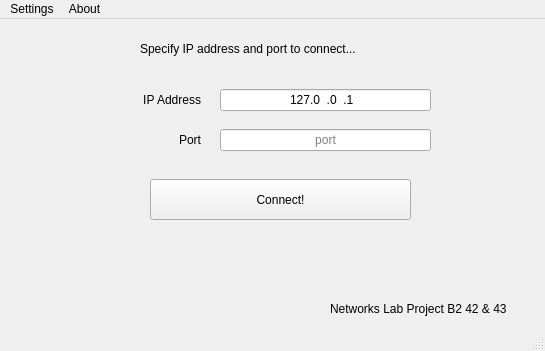
<?xml version="1.0" encoding="UTF-8"?>
<ui version="4.0">
 <class>EntryWindow</class>
 <widget class="QMainWindow" name="EntryWindow">
  <property name="geometry">
   <rect>
    <x>0</x>
    <y>0</y>
    <width>545</width>
    <height>351</height>
   </rect>
  </property>
  <property name="windowTitle">
   <string>EntryWindow</string>
  </property>
  <widget class="QWidget" name="centralWidget">
   <widget class="QPushButton" name="pushButton">
    <property name="geometry">
     <rect>
      <x>150</x>
      <y>160</y>
      <width>261</width>
      <height>41</height>
     </rect>
    </property>
    <property name="text">
     <string>Connect!</string>
    </property>
   </widget>
   <widget class="QLineEdit" name="ip_addr">
    <property name="geometry">
     <rect>
      <x>220</x>
      <y>70</y>
      <width>211</width>
      <height>22</height>
     </rect>
    </property>
    <property name="cursor">
     <cursorShape>IBeamCursor</cursorShape>
    </property>
    <property name="inputMask">
     <string>000.000.000.000</string>
    </property>
    <property name="text">
     <string>127.0.0.1</string>
    </property>
    <property name="maxLength">
     <number>15</number>
    </property>
    <property name="alignment">
     <set>Qt::AlignCenter</set>
    </property>
    <property name="dragEnabled">
     <bool>false</bool>
    </property>
    <property name="placeholderText">
     <string>127.0.0.1</string>
    </property>
   </widget>
   <widget class="QLabel" name="label">
    <property name="geometry">
     <rect>
      <x>70</x>
      <y>70</y>
      <width>131</width>
      <height>21</height>
     </rect>
    </property>
    <property name="layoutDirection">
     <enum>Qt::LeftToRight</enum>
    </property>
    <property name="text">
     <string>IP Address</string>
    </property>
    <property name="alignment">
     <set>Qt::AlignRight|Qt::AlignTrailing|Qt::AlignVCenter</set>
    </property>
   </widget>
   <widget class="QLineEdit" name="port_no">
    <property name="geometry">
     <rect>
      <x>220</x>
      <y>110</y>
      <width>211</width>
      <height>22</height>
     </rect>
    </property>
    <property name="maxLength">
     <number>5</number>
    </property>
    <property name="frame">
     <bool>true</bool>
    </property>
    <property name="alignment">
     <set>Qt::AlignCenter</set>
    </property>
    <property name="placeholderText">
     <string>port</string>
    </property>
   </widget>
   <widget class="QLabel" name="label_2">
    <property name="geometry">
     <rect>
      <x>70</x>
      <y>110</y>
      <width>131</width>
      <height>21</height>
     </rect>
    </property>
    <property name="text">
     <string>Port</string>
    </property>
    <property name="alignment">
     <set>Qt::AlignRight|Qt::AlignTrailing|Qt::AlignVCenter</set>
    </property>
   </widget>
   <widget class="QLabel" name="label_3">
    <property name="geometry">
     <rect>
      <x>140</x>
      <y>20</y>
      <width>291</width>
      <height>20</height>
     </rect>
    </property>
    <property name="text">
     <string>Specify IP address and port to connect...</string>
    </property>
   </widget>
   <widget class="QLabel" name="label_4">
    <property name="geometry">
     <rect>
      <x>330</x>
      <y>280</y>
      <width>201</width>
      <height>20</height>
     </rect>
    </property>
    <property name="text">
     <string>Networks Lab Project B2 42 &amp; 43</string>
    </property>
   </widget>
  </widget>
  <widget class="QMenuBar" name="menuBar">
   <property name="geometry">
    <rect>
     <x>0</x>
     <y>0</y>
     <width>545</width>
     <height>22</height>
    </rect>
   </property>
   <widget class="QMenu" name="menuSettings">
    <property name="title">
     <string>Settings</string>
    </property>
    <addaction name="actionExit"/>
   </widget>
   <widget class="QMenu" name="menuAbout">
    <property name="title">
     <string>About</string>
    </property>
    <addaction name="actionAbout_us"/>
   </widget>
   <addaction name="menuSettings"/>
   <addaction name="menuAbout"/>
  </widget>
  <widget class="QStatusBar" name="statusBar">
   <property name="palette">
    <palette>
     <active>
      <colorrole role="WindowText">
       <brush brushstyle="SolidPattern">
        <color alpha="255">
         <red>0</red>
         <green>2</green>
         <blue>0</blue>
        </color>
       </brush>
      </colorrole>
      <colorrole role="Text">
       <brush brushstyle="SolidPattern">
        <color alpha="255">
         <red>0</red>
         <green>0</green>
         <blue>0</blue>
        </color>
       </brush>
      </colorrole>
      <colorrole role="Base">
       <brush brushstyle="SolidPattern">
        <color alpha="255">
         <red>0</red>
         <green>0</green>
         <blue>0</blue>
        </color>
       </brush>
      </colorrole>
     </active>
     <inactive>
      <colorrole role="WindowText">
       <brush brushstyle="SolidPattern">
        <color alpha="255">
         <red>0</red>
         <green>2</green>
         <blue>0</blue>
        </color>
       </brush>
      </colorrole>
      <colorrole role="Text">
       <brush brushstyle="SolidPattern">
        <color alpha="255">
         <red>0</red>
         <green>0</green>
         <blue>0</blue>
        </color>
       </brush>
      </colorrole>
      <colorrole role="Base">
       <brush brushstyle="SolidPattern">
        <color alpha="255">
         <red>0</red>
         <green>0</green>
         <blue>0</blue>
        </color>
       </brush>
      </colorrole>
     </inactive>
     <disabled>
      <colorrole role="WindowText">
       <brush brushstyle="SolidPattern">
        <color alpha="255">
         <red>190</red>
         <green>190</green>
         <blue>190</blue>
        </color>
       </brush>
      </colorrole>
      <colorrole role="Text">
       <brush brushstyle="SolidPattern">
        <color alpha="255">
         <red>190</red>
         <green>190</green>
         <blue>190</blue>
        </color>
       </brush>
      </colorrole>
      <colorrole role="Base">
       <brush brushstyle="SolidPattern">
        <color alpha="255">
         <red>239</red>
         <green>235</green>
         <blue>231</blue>
        </color>
       </brush>
      </colorrole>
     </disabled>
    </palette>
   </property>
   <property name="font">
    <font>
     <weight>50</weight>
     <italic>true</italic>
     <bold>false</bold>
    </font>
   </property>
  </widget>
  <action name="actionExit">
   <property name="text">
    <string>Exit</string>
   </property>
  </action>
  <action name="actionDisconnect">
   <property name="text">
    <string>Disconnect</string>
   </property>
  </action>
  <action name="actionAbout_us">
   <property name="text">
    <string>About us...</string>
   </property>
  </action>
 </widget>
 <layoutdefault spacing="6" margin="11"/>
 <resources/>
 <connections/>
</ui>
